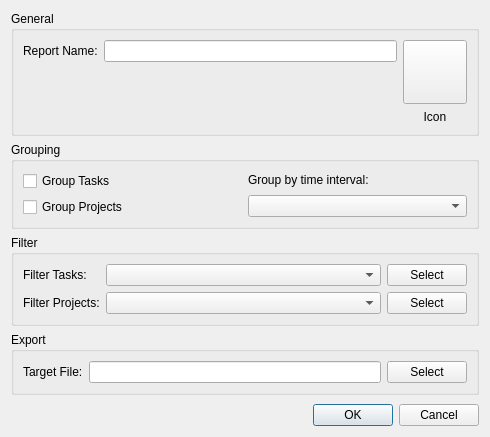
<?xml version="1.0" encoding="UTF-8"?>
<ui version="4.0">
 <class>EditReportTypeDialog</class>
 <widget class="QDialog" name="EditReportTypeDialog">
  <property name="geometry">
   <rect>
    <x>0</x>
    <y>0</y>
    <width>490</width>
    <height>437</height>
   </rect>
  </property>
  <property name="windowTitle">
   <string>Report Type - Don't Panik</string>
  </property>
  <layout class="QVBoxLayout" name="verticalLayout_3">
   <item>
    <widget class="QGroupBox" name="groupBox">
     <property name="title">
      <string>General</string>
     </property>
     <layout class="QGridLayout" name="gridLayout">
      <item row="0" column="0">
       <layout class="QHBoxLayout" name="horizontalLayout_4">
        <item>
         <widget class="QLabel" name="label">
          <property name="text">
           <string>Report Name:</string>
          </property>
         </widget>
        </item>
        <item>
         <widget class="QLineEdit" name="name"/>
        </item>
       </layout>
      </item>
      <item row="0" column="1" rowspan="2">
       <layout class="QVBoxLayout" name="verticalLayout_4">
        <item>
         <widget class="KIconButton" name="icon">
          <property name="sizePolicy">
           <sizepolicy hsizetype="Minimum" vsizetype="Minimum">
            <horstretch>0</horstretch>
            <verstretch>0</verstretch>
           </sizepolicy>
          </property>
          <property name="minimumSize">
           <size>
            <width>64</width>
            <height>64</height>
           </size>
          </property>
          <property name="sizeIncrement">
           <size>
            <width>0</width>
            <height>0</height>
           </size>
          </property>
          <property name="baseSize">
           <size>
            <width>0</width>
            <height>0</height>
           </size>
          </property>
          <property name="text">
           <string/>
          </property>
          <property name="strictIconSize">
           <bool>false</bool>
          </property>
         </widget>
        </item>
        <item>
         <widget class="QLabel" name="label_5">
          <property name="text">
           <string>Icon</string>
          </property>
          <property name="alignment">
           <set>Qt::AlignCenter</set>
          </property>
         </widget>
        </item>
       </layout>
      </item>
      <item row="1" column="0">
       <spacer name="verticalSpacer_2">
        <property name="orientation">
         <enum>Qt::Vertical</enum>
        </property>
        <property name="sizeType">
         <enum>QSizePolicy::Fixed</enum>
        </property>
        <property name="sizeHint" stdset="0">
         <size>
          <width>20</width>
          <height>37</height>
         </size>
        </property>
       </spacer>
      </item>
     </layout>
    </widget>
   </item>
   <item>
    <widget class="QGroupBox" name="groupBox_2">
     <property name="title">
      <string>Grouping</string>
     </property>
     <layout class="QHBoxLayout" name="horizontalLayout_5">
      <item>
       <layout class="QVBoxLayout" name="verticalLayout">
        <item>
         <widget class="QCheckBox" name="group_tasks">
          <property name="text">
           <string>Group Tasks</string>
          </property>
         </widget>
        </item>
        <item>
         <widget class="QCheckBox" name="group_projects">
          <property name="text">
           <string>Group Projects</string>
          </property>
         </widget>
        </item>
       </layout>
      </item>
      <item>
       <layout class="QVBoxLayout" name="verticalLayout_5">
        <item>
         <widget class="QLabel" name="label_6">
          <property name="text">
           <string>Group by time interval:</string>
          </property>
         </widget>
        </item>
        <item>
         <widget class="QComboBox" name="group_timeinterval"/>
        </item>
       </layout>
      </item>
     </layout>
    </widget>
   </item>
   <item>
    <widget class="QGroupBox" name="groupBox_3">
     <property name="title">
      <string>Filter</string>
     </property>
     <layout class="QGridLayout" name="gridLayout_2">
      <item row="0" column="0">
       <widget class="QLabel" name="label_2">
        <property name="text">
         <string>Filter Tasks:</string>
        </property>
       </widget>
      </item>
      <item row="0" column="1">
       <widget class="QComboBox" name="task_filter_type">
        <property name="sizePolicy">
         <sizepolicy hsizetype="Expanding" vsizetype="Fixed">
          <horstretch>0</horstretch>
          <verstretch>0</verstretch>
         </sizepolicy>
        </property>
       </widget>
      </item>
      <item row="0" column="2">
       <widget class="QPushButton" name="pushButton">
        <property name="text">
         <string>Select</string>
        </property>
       </widget>
      </item>
      <item row="1" column="0">
       <widget class="QLabel" name="label_3">
        <property name="text">
         <string>Filter Projects:</string>
        </property>
       </widget>
      </item>
      <item row="1" column="1">
       <widget class="QComboBox" name="project_filter_type">
        <property name="sizePolicy">
         <sizepolicy hsizetype="Expanding" vsizetype="Fixed">
          <horstretch>0</horstretch>
          <verstretch>0</verstretch>
         </sizepolicy>
        </property>
       </widget>
      </item>
      <item row="1" column="2">
       <widget class="QPushButton" name="pushButton_2">
        <property name="text">
         <string>Select</string>
        </property>
       </widget>
      </item>
     </layout>
    </widget>
   </item>
   <item>
    <widget class="QGroupBox" name="groupBox_4">
     <property name="title">
      <string>Export</string>
     </property>
     <layout class="QHBoxLayout" name="horizontalLayout_3">
      <item>
       <widget class="QLabel" name="label_4">
        <property name="text">
         <string>Target File:</string>
        </property>
       </widget>
      </item>
      <item>
       <widget class="QLineEdit" name="export_data_file"/>
      </item>
      <item>
       <widget class="QPushButton" name="pushButton_3">
        <property name="text">
         <string>Select</string>
        </property>
       </widget>
      </item>
     </layout>
    </widget>
   </item>
   <item>
    <spacer name="verticalSpacer">
     <property name="orientation">
      <enum>Qt::Vertical</enum>
     </property>
     <property name="sizeHint" stdset="0">
      <size>
       <width>20</width>
       <height>10</height>
      </size>
     </property>
    </spacer>
   </item>
   <item>
    <widget class="QDialogButtonBox" name="buttonBox">
     <property name="orientation">
      <enum>Qt::Horizontal</enum>
     </property>
     <property name="standardButtons">
      <set>QDialogButtonBox::Cancel|QDialogButtonBox::Ok</set>
     </property>
    </widget>
   </item>
  </layout>
 </widget>
 <customwidgets>
  <customwidget>
   <class>KIconButton</class>
   <extends>QPushButton</extends>
   <header>kicondialog.h</header>
  </customwidget>
 </customwidgets>
 <resources/>
 <connections>
  <connection>
   <sender>buttonBox</sender>
   <signal>accepted()</signal>
   <receiver>EditReportTypeDialog</receiver>
   <slot>accept()</slot>
   <hints>
    <hint type="sourcelabel">
     <x>248</x>
     <y>254</y>
    </hint>
    <hint type="destinationlabel">
     <x>157</x>
     <y>274</y>
    </hint>
   </hints>
  </connection>
  <connection>
   <sender>buttonBox</sender>
   <signal>rejected()</signal>
   <receiver>EditReportTypeDialog</receiver>
   <slot>reject()</slot>
   <hints>
    <hint type="sourcelabel">
     <x>316</x>
     <y>260</y>
    </hint>
    <hint type="destinationlabel">
     <x>286</x>
     <y>274</y>
    </hint>
   </hints>
  </connection>
 </connections>
</ui>
